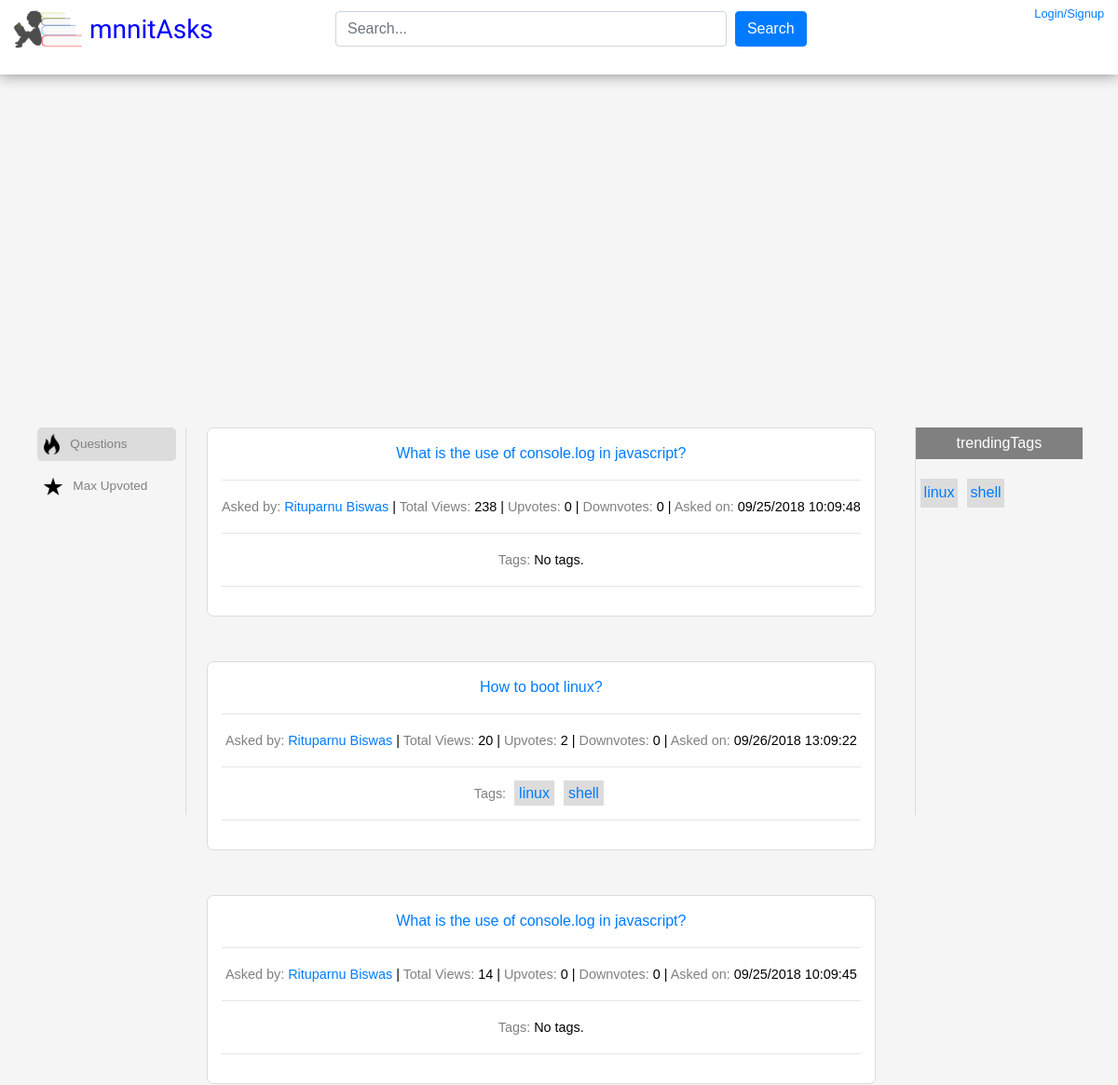
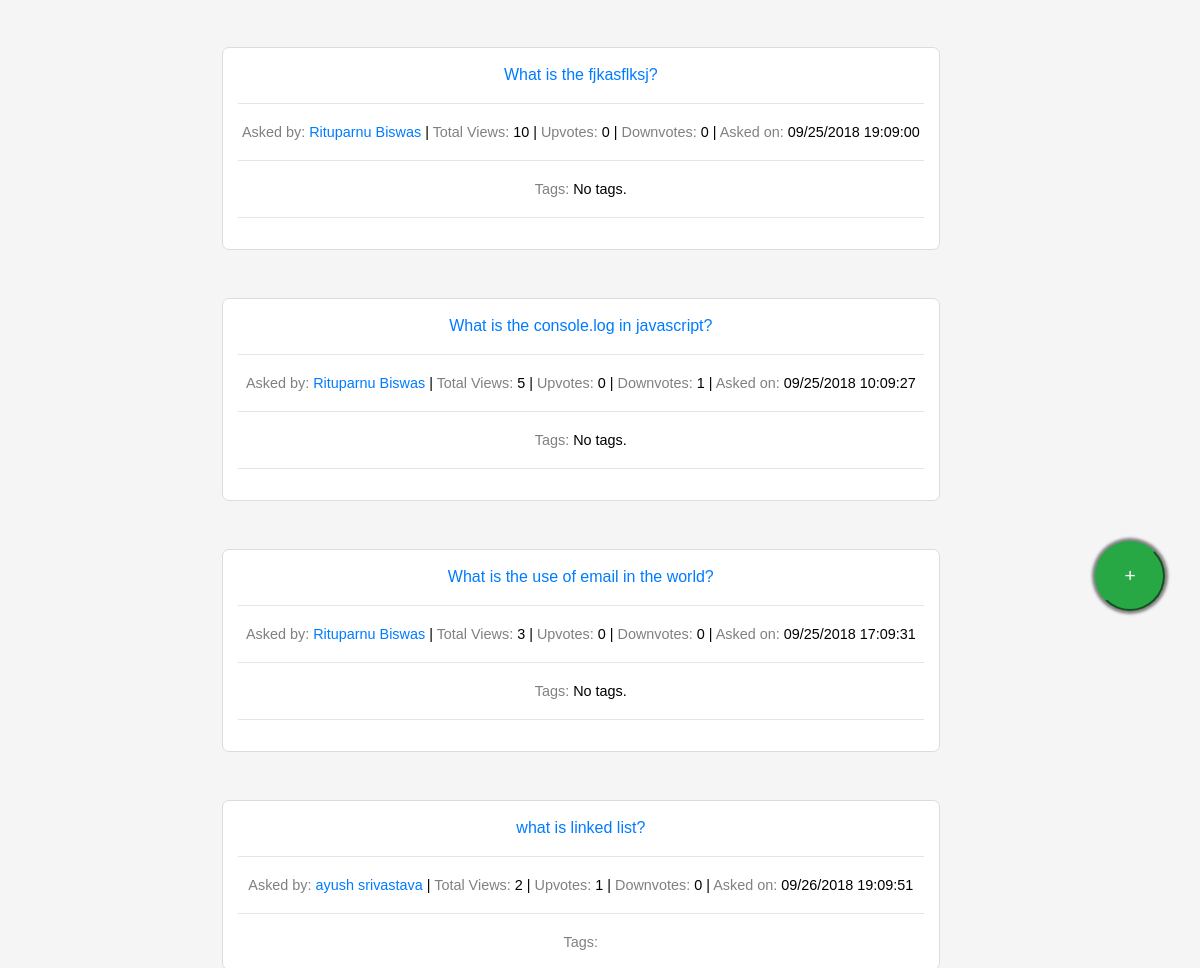
The page / on the database its author committed (2 pictures, top to bottom).
### tables this page shows
CREATE TABLE IF NOT EXISTS `tags` (
  `tagid` bigint(20) NOT NULL,
  `tag` text NOT NULL
);

CREATE TABLE IF NOT EXISTS `questions` (
  `qid` int(11) NOT NULL,
  `uid` int(11) NOT NULL,
  `question` text NOT NULL,
  `quesdesc` text NOT NULL,
  `views` bigint(20) NOT NULL DEFAULT '0',
  `upvotes` bigint(20) NOT NULL DEFAULT '0',
  `downvotes` bigint(20) NOT NULL DEFAULT '0',
  `ques_timestamp` text NOT NULL,
  `ques_ip` varchar(13) NOT NULL
);

CREATE TABLE IF NOT EXISTS `users` (
  `uid` int(11) NOT NULL,
  `name` varchar(255) NOT NULL,
  `username` varchar(255) NOT NULL,
  `email` varchar(255) NOT NULL,
  `password` text NOT NULL,
  `year` int(11) NOT NULL,
  `branch` varchar(255) NOT NULL,
  `contact` int(11) NOT NULL,
  `hostel` varchar(255) NOT NULL,
  `last_ipaddress` varchar(13) NOT NULL,
  `last_login` text NOT NULL,
  `date_of_creation` date NOT NULL
);

### index.php (the view, shortened to what this page needs)
<?php
require_once('conn.php');
?>
<!Doctype HTML>
<html>
<head>
<link rel="stylesheet" href="https://maxcdn.bootstrapcdn.com/bootstrap/4.0.0/css/bootstrap.min.css">
<link rel="stylesheet" href="index.css" />
</head>
<body>
<div id="container">
<div id="header">
<div class="form-group" id="searchBox" style="position: absolute;width: 50%;left: 30%;top: 15%;">
    <input type="text" class="form-control" id="searchField"  placeholder="Search..." name="searchField" style="width: 70%;float: left;" />&nbsp;
    <button class="btn btn-primary" id="search">Search</button>
</div>
<img src="title.png" width="100" id="titleImage"/> <h3 id="title">mnnitAsks</h3>
<div id="logout">
<?php
if(isset($_SESSION['email']))
{
    echo $_SESSION['email'].'<br><a href="logout.php">Logout</a> | <a href="#">Contact Us</a>';
}
else
{
    echo '<a href="#" id="loginClick" style="margin-right: 10px;margin-top: 10px;">Login/Signup</a>';
}
?>
</div>
</div>
<div id="midBody">
<button id="add" class="btn-success" title="Ask A Question">+</button>
<div id="menuHolder">
<ul>
<li id="top" class="selectedMenu"><img src="top.png" alt="Top" width="17" /> &nbsp;&nbsp;Questions
<li id="maxup"><img src="feature.png" alt="Featured" width="20" /> &nbsp;&nbsp;Max Upvoted
</div>
<div id="tagsContainer">
<p style="position: relative;padding: 5px;background: grey;width: 100%;color: white;text-align: center;">trendingTags</p>
<?php
$trendingtag = "SELECT * FROM tags";
$trendingtag2 = mysqli_query($con,$trendingtag) or die(mysqli_error($con));
$n = mysqli_num_rows($trendingtag2) or die(mysqli_error($con));
for($k=0;$k<$n;$k++)
{
    $trendingtag3 = mysqli_fetch_assoc($trendingtag2) or die(mysqli_error($con));
    $ttag = $trendingtag3['tag'];
    $tid = $trendingtag3['tagid'];
    $trendingtag4 = "SELECT count(*) FROM question_tags WHERE tagid='$tid'";
    $trendingtag5 = mysqli_query($con,$trendingtag4) or die(mysqli_error($con));
    $trendingtag6 = mysqli_fetch_row($trendingtag5) or die(mysqli_error($con));
    if($trendingtag6[0] > 0)
        echo '<span class="tag"><a href="tag.php?tagid='.$tid.'">'.$ttag.'</a></span>';
}
?>
</div>
<div id="questionContainer">
<?php
$questionq = "SELECT * from questions ORDER BY views DESC";
$questionq2 = mysqli_query($con,$questionq) or die(mysqli_error($con));
$questionq3 = mysqli_num_rows($questionq2) or die(mysqli_error($con));
for($d=0;$d<$questionq3;$d++)
{
    $questionq4 = mysqli_fetch_assoc($questionq2) or die(msyqli_error($con));
    $qid = $questionq4['qid'];
    $uid = $questionq4['uid'];
    $question = $questionq4['question'];
    $time = $questionq4['ques_timestamp'];
    $upvotes = $questionq4['upvotes'];
    $downvotes = $questionq4['downvotes'];
    $views = $questionq4['views'];
    $secondone = "select name,username from users where uid='$uid'";
    $secondone2 = mysqli_query($con,$secondone) or die(mysqli_error($con));
    $secondone3 = mysqli_fetch_assoc($secondone2) or die(mysqli_error($con));
    $nameof = $secondone3['name'];
    $username = $secondone3['username'];
    echo '<div class="q"><a href="question_browse.php?qid='.$qid.'">'.$question.'</a><hr>
    <span style="color: grey;font-size: 90%;">Asked by: </span><span style="font-size: 90%;"><a href="account.php?username='.$username.'">'.$nameof.'</a> | </span>
    <span style="color: grey;font-size: 90%;">Total Views: </span><span style="font-size: 90%;">'.$views.' | </span>
    <span style="color: grey;font-size: 90%;">Upvotes: </span><span style="font-size: 90%;">'.$upvotes.' | </span>
    <span style="color: grey;font-size: 90%;">Downvotes: </span><span style="font-size: 90%;">'.$downvotes.' | </span>
    <span style="color: grey;font-size: 90%;">Asked on: </span><span style="font-size: 90%;">'.date('m/d/Y H:m:s',(int)$time).'</span><hr>
    <span style="color: grey;font-size: 90%;">Tags: </span>';
    $tagsQuery = "SELECT count(*) from question_tags WHERE qid='$qid'";
    $tagsQuery2 = mysqli_query($con,$tagsQuery) or die(mysqli_error($con));
    $tagsQuery3 = mysqli_fetch_row($tagsQuery2) or die(mysqli_error($con));
    if($tagsQuery3[0] == 0)
    {
        echo '<span style="font-size: 90%;">No tags.</span><hr>';
    }
    else
    {
        $tagsQuery4 = "SELECT * from question_tags WHERE qid='$qid'";
        $tagsQuery5 = mysqli_query($con,$tagsQuery4) or die(mysqli_error($con));
        for($z=0;$z<$tagsQuery3[0];$z++)
        {
            $tagsQuery6 = mysqli_fetch_assoc($tagsQuery5) or die(mysqli_error($con));
            $tagid = $tagsQuery6['tagid'];
            $tagsQuery7 = "SELECT tag FROM tags WHERE tagid='$tagid'";
            $tagsQuery8 = mysqli_query($con,$tagsQuery7) or die(mysqli_error($con));
            $tagsQuery9 = mysqli_fetch_assoc($tagsQuery8) or die(mysqli_error($con));
            $tag = $tagsQuery9['tag'];
            echo '<span class="tag" style="float:none;padding: 5px;"><a href="tag.php?tagid='.$tagid.'&tag='.$tag.'">'.$tag.'</a></span>';
        }
        echo '<hr>';
    }
    echo '</div><br><br>';
}
?>

### index.css (style rules this page uses)
* { font-family: sans-serif,arial; }
body { background: #FFFFFF; }
#logout { float: right; font-size: 80%; text-align: center; margin-top: 5px; margin-right: 5px; }
#header { position: fixed; top: 0; left: 0; width: 100%; height: 10vh; background: white; z-index: 15000; font-size: 100%; box-shadow: 0px 0px 15px 0px grey; }
#titleImage { position: absolute; top: -20px; left: 1px; }
#title { position: absolute; top: 15px; left: 8%; font-family: 'Gloria Hallelujah', Times, serif; color: blue; }
#midBody { position: absolute; top: 20%; left: 0; width: 99.8%; height: 80vh; color: #000000; z-index: 10000; }
#add { position: fixed; top: 80%; left: 90%; box-shadow: 0px 0px 3px 3px grey; padding: 5px; border-radius: 70px; cursor: pointer; margin-left: 15px; width: 70px; height: 70px; font-size: 120%; }
#menuHolder { position: absolute; top: 5%; left: 0; width: 200px; height: 65%; text-align: center; border-right: 1px solid #DCDCDC; color: grey; text-align: left; font-size: 85%; }
#menuHolder>ul { list-style: none; }
#menuHolder>ul>li { cursor: pointer; margin-bottom: 10px; margin-right: 10px; padding: 7px; border-radius: 5px; }
.selectedMenu { background: #DCDCDC; }
#questionContainer { position: absolute; top: 5%; left: 18.5%; width:60%; min-height: 400px; height: auto; }
.q { position: relative; top: 10%; left: 0px; text-align: center; min-height: 150px; height: auto; max-width: 100%; word-break: break-all; background: #FFFFFF; padding: 15px; border-radius: 7px; border: 1px solid #DCDCDC; }
.tag { float: left; background: #DCDCDC; padding: 2%; margin: 5px; color: grey; }
#tagsContainer { position: absolute; top: 5%; left: 82%; width: 15%; min-height: 65%; border-left: 1px solid #DCDCDC; text-align: center; }

### index.php (style rules this page uses)
body { background: whitesmoke; }

### rows shown on the page
tags: tag "linux"
tags: tag "shell"
questions: question "What is the use of console.log in javascript?", users.name "Rituparnu Biswas", views "238", upvotes "0", downvotes "0", ques_timestamp "09/25/2018 10:09:48", shows "No tags."
questions: question "How to boot linux?", users.name "Rituparnu Biswas", views "20", upvotes "2", downvotes "0", ques_timestamp "09/26/2018 13:09:22"
questions: question "What is the use of console.log in javascript?", users.name "Rituparnu Biswas", views "14", upvotes "0", downvotes "0", ques_timestamp "09/25/2018 10:09:45", shows "No tags."
questions: question "What is the fjkasflksj?", users.name "Rituparnu Biswas", views "10", upvotes "0", downvotes "0", ques_timestamp "09/25/2018 19:09:00", shows "No tags."
questions: question "What is the console.log in javascript?", users.name "Rituparnu Biswas", views "5", upvotes "0", downvotes "1", ques_timestamp "09/25/2018 10:09:27", shows "No tags."
questions: question "What is the use of email in the world?", users.name "Rituparnu Biswas", views "3", upvotes "0", downvotes "0", ques_timestamp "09/25/2018 17:09:31", shows "No tags."
questions: question "what is linked list?", users.name "ayush srivastava", views "2", upvotes "1", downvotes "0", ques_timestamp "09/26/2018 19:09:51"
